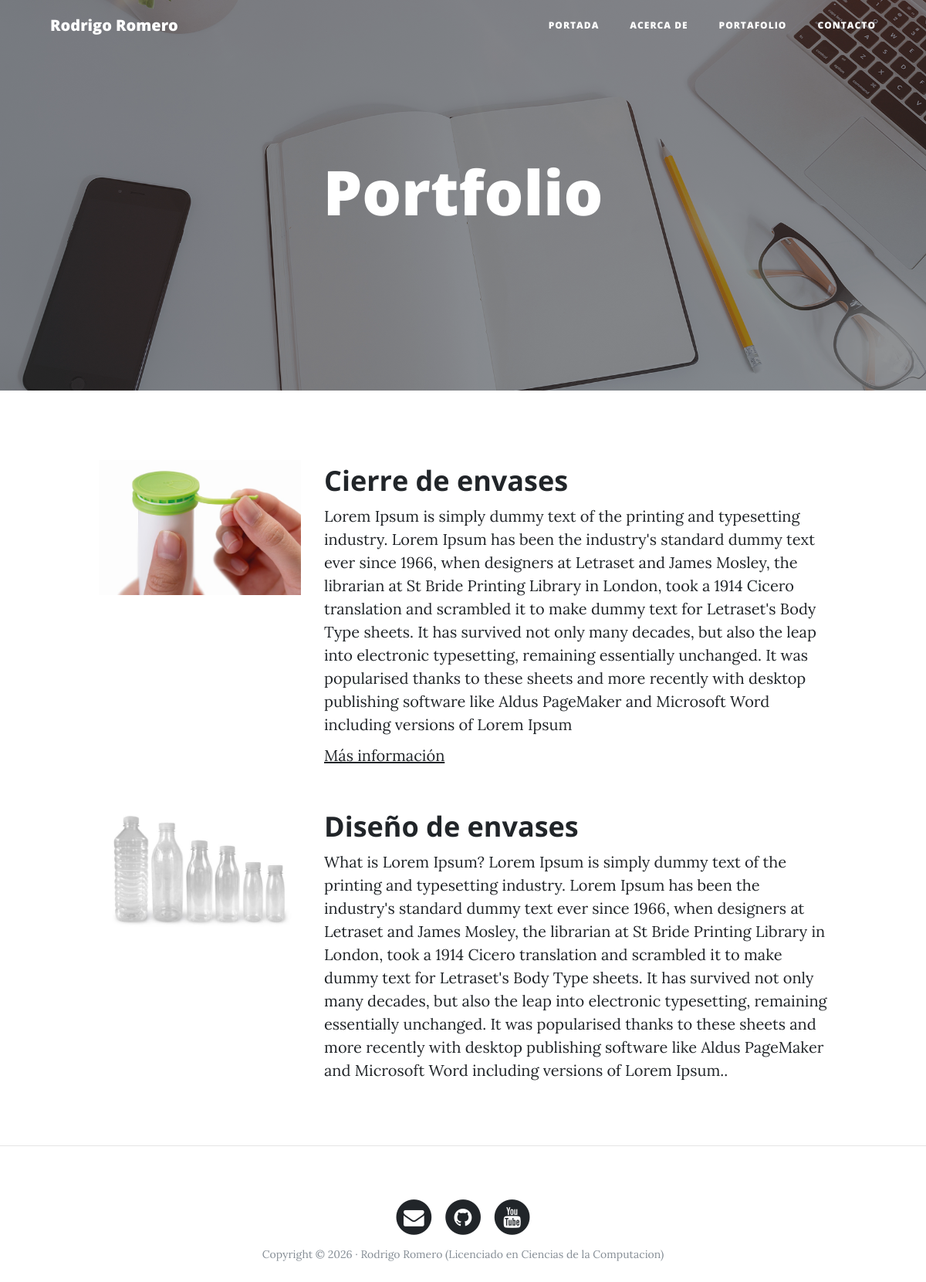
The page /portfolio/ on the database its author committed.
### portfolio/models.py (models this page shows, shortened)
class Project(models.Model):
	title = models.CharField(max_length=200, default='Titulo')
	description = models.TextField(verbose_name="Descripcion")
	image = models.ImageField(verbose_name="Imagen", upload_to="projects")
	link = models.URLField(verbose_name="Direccion Web", null=True, blank=True)
	created = models.DateTimeField(auto_now_add=True, verbose_name="Fecha de cracion")
	updated = models.DateTimeField(auto_now =True, verbose_name="Fecha de edicion")
	class Meta:
		verbose_name = "proyecto"
		verbose_name_plural = "proyectos"
		ordering = ["-created"]

### portfolio/views.py (the view)
# urls.py: path('portfolio/', portfolio_views.portfolio, name="portfolio"),
def portfolio(request):
	projects = Project.objects.all()
	return render(request, "portfolio/portfolio.html", {'projects' : projects})

### portfolio/templates/portfolio/portfolio.html (shortened to what this page needs)
	{% extends 'core/base.html' %}
	{% block background %}{% load static %}{% static 'core/img/portfolio-bg.jpg'%}{% endblock %}
	{% block headers %}
	<h1>Portfolio</h1>
	{% endblock %}
		{% block content %}
		     {% for project in projects %}
		    <div class="row project">
			    <div class="col-lg-3 col-md-4 offset-lg-1">
				      <img class="img-fluid" src="{{project.image.url}}" alt="">
			      	</div>
			        <div class="col-lg-7 col-md-8">
			      		<h2 class="section-heading title">{{project.title}}</h2>
			   <p>{{project.description}}</p>
			   {% if project.link %}
			  		<p><a href="{{project.link}}">Más información</a></p>
			  {% endif %}
			  </div>
		</div>
			{% endfor %}
		{% endblock %}

### core/templates/core/base.html (shortened to what this page needs)
<!DOCTYPE html>
<html lang="es">
  <head>
    {% load static %}
    <link href="{% static 'core/vendor/bootstrap/css/bootstrap.min.css' %}" rel="stylesheet">
    <link href="{% static 'core/vendor/font-awesome/css/font-awesome.min.css' %}" rel="stylesheet" type="text/css">
    <link href="{% static 'core/css/clean-blog.min.css' %}" rel="stylesheet">
  </head>
  <body>
    <nav class="navbar navbar-expand-lg navbar-light fixed-top" id="mainNav">
      <div class="container">
        <a class="navbar-brand" href="{% url 'home' %} ">Rodrigo Romero</a>
        <div class="collapse navbar-collapse" id="navbarResponsive">
          <ul class="navbar-nav ml-auto">
            <li class="nav-item">
              <a class="nav-link" href="{% url 'home' %} ">Portada</a>
            </li>
            <li class="nav-item">
              <a class="nav-link" href="{% url 'about' %}">Acerca de</a>
            </li>
            <li class="nav-item">
              <a class="nav-link" href="{% url 'portfolio' %}">Portafolio</a>
            </li>
            <li class="nav-item">
              <a class="nav-link" href="{% url 'contact' %}">Contacto</a>
            </li>
          </ul>
        </div>
      </div>
    </nav>
    <header class="masthead" style="background-image: url('{% block background %}{% endblock %}')">
      <div class="overlay"></div>
      <div class="container">
        <div class="row">
          <div class="col-lg-8 col-md-10 mx-auto">
            <div class="site-heading">
              {% block headers %}{% endblock %}
            </div>
          </div>
        </div>
      </div>
    </header>
    <div class="container">
      <div class="row">
        {% block content %}{% endblock %}
      </div>
    </div>
    {% if request.path != "/" %}<hr>{% endif %}
    <footer>
      <div class="container">
          <div class="col-lg-8 col-md-10 mx-auto">
            <ul class="list-inline text-center">
              <li class="list-inline-item">
                <a href="#">
                  <span class="fa-stack fa-lg">
                    <i class="fa fa-circle fa-stack-2x"></i>
                    <i class="fa fa-envelope fa-stack-1x fa-inverse"></i>
                  </span>
                </a>
              </li>
              <li class="list-inline-item">
                <a href="#">
                  <span class="fa-stack fa-lg">
                    <i class="fa fa-circle fa-stack-2x"></i>
                    <i class="fa fa-github fa-stack-1x fa-inverse"></i>
                  </span>
                </a>
              </li>
              <li class="list-inline-item">
                <a href="#">
                  <span class="fa-stack fa-lg">
                    <i class="fa fa-circle fa-stack-2x"></i>
                    <i class="fa fa-youtube fa-stack-1x fa-inverse"></i>
                  </span>
                </a>
              </li>
            </ul>
            <p class="copyright text-muted">Copyright &copy; 2026 · Rodrigo Romero (Licenciado en Ciencias de la Computacion) </p>
          </div>
        </div>
    </footer>
  </body>
</html>

### rows shown on the page
Project: image (picture), title "Cierre de envases", description "Lorem Ipsum is simply dummy text of the printing and typesetting industry. Lorem Ipsum has been the industry's standard dummy text ever since 1966, when designers at Letraset and James Mosley, the librarian at St Bride Printing Library in London, took a 1914 Cicero translation and scrambled it to make dummy text for Letraset's Body Type sheets. It has survived not only many decades, but also the leap into electronic typesetting, remaining essentially unchanged. It was popularised thanks to these sheets and more recently with desktop publishing software like Aldus PageMaker and Microsoft Word including versions of Lorem Ipsum"
Project: image (picture), title "Diseño de envases", description "What is Lorem Ipsum? Lorem Ipsum is simply dummy text of the printing and typesetting industry. Lorem Ipsum has been the industry's standard dummy text ever since 1966, when designers at Letraset and James Mosley, the librarian at St Bride Printing Library in London, took a 1914 Cicero translation and scrambled it to make dummy text for Letraset's Body Type sheets. It has survived not only many decades, but also the leap into electronic typesetting, remaining essentially unchanged. It was popularised thanks to these sheets and more recently with desktop publishing software like Aldus PageMaker and Microsoft Word including versions of Lorem Ipsum.."
